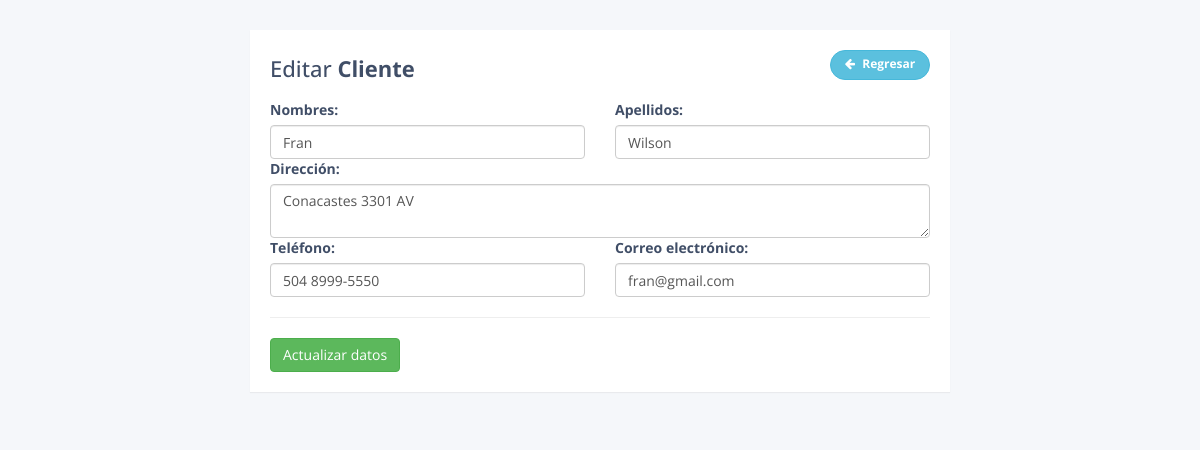
The page /update.php?id=3 on the database its author committed.
### tables this page shows
CREATE TABLE `clientes` (
  `id` int(11) NOT NULL,
  `nombres` varchar(100) NOT NULL,
  `apellidos` varchar(100) NOT NULL,
  `telefono` varchar(15) NOT NULL,
  `direccion` varchar(255) NOT NULL,
  `correo_electronico` varchar(64) NOT NULL
);

### database.php (called while the page is built, shortened)
<?php
	class Database{
		private $con;
		private $dbhost="localhost";
		private $dbuser="root";
		private $dbpass="";
		private $dbname="tuto_poo";
		public function connect_db(){
			$this->con = mysqli_connect($this->dbhost, $this->dbuser, $this->dbpass, $this->dbname);
		}
		public function single_record($id){
			$sql = "SELECT * FROM clientes where id='$id'";
			$res = mysqli_query($this->con, $sql);
			$return = mysqli_fetch_object($res );
			return $return ;
		}
	}
?>

### update.php (the view, shortened to what this page needs)
<?php
	if (isset($_GET['id'])){
		$id=intval($_GET['id']);
	} else {
		header("location:index.php");
	}
?>
<!DOCTYPE html>
<html lang="en">
<head>
<link rel="stylesheet" href="https://maxcdn.bootstrapcdn.com/font-awesome/4.7.0/css/font-awesome.min.css">
<link rel="stylesheet" href="https://maxcdn.bootstrapcdn.com/bootstrap/3.3.7/css/bootstrap.min.css">
<link rel="stylesheet" href="css/custom.css">
</head>
<body>
    <div class="container">
        <div class="table-wrapper">
            <div class="table-title">
                <div class="row">
                    <div class="col-sm-8"><h2>Editar <b>Cliente</b></h2></div>
                    <div class="col-sm-4">
                        <a href="index.php" class="btn btn-info add-new"><i class="fa fa-arrow-left"></i> Regresar</a>
                    </div>
                </div>
            </div>
            <?php
				include ("database.php");
				$clientes= new Database();
					?>
					<?php
				$datos_cliente=$clientes->single_record($id);
			?>
			<div class="row">
				<form method="post">
				<div class="col-md-6">
					<label>Nombres:</label>
					<input type="text" name="nombres" id="nombres" class='form-control' maxlength="100" required  value="<?php echo $datos_cliente->nombres;?>">
				</div>
				<div class="col-md-6">
					<label>Apellidos:</label>
					<input type="text" name="apellidos" id="apellidos" class='form-control' maxlength="100" required value="<?php echo $datos_cliente->apellidos;?>">
				</div>
				<div class="col-md-12">
					<label>Dirección:</label>
					<textarea  name="direccion" id="direccion" class='form-control' maxlength="255" required><?php echo $datos_cliente->direccion;?></textarea>
				</div>
				<div class="col-md-6">
					<label>Teléfono:</label>
					<input type="text" name="telefono" id="telefono" class='form-control' maxlength="15" required value="<?php echo $datos_cliente->telefono;?>">
				</div>
				<div class="col-md-6">
					<label>Correo electrónico:</label>
					<input type="email" name="correo_electronico" id="correo_electronico" class='form-control' maxlength="64" required value="<?php echo $datos_cliente->correo_electronico;?>">
				</div>
				<div class="col-md-12 pull-right">
				<hr>
					<button type="submit" class="btn btn-success">Actualizar datos</button>
				</div>
				</form>
			</div>
        </div>
    </div>
</body>
</html>

### css/custom.css (style rules this page uses)
body { color: #404E67; background: #F5F7FA; font-family: 'Open Sans', sans-serif; }
.table-wrapper { width: 700px; margin: 30px auto; background: #fff; padding: 20px; box-shadow: 0 1px 1px rgba(0,0,0,.05); }
.table-title { padding-bottom: 10px; margin: 0 0 10px; }
.table-title h2 { margin: 6px 0 0; font-size: 22px; }
.table-title .add-new { float: right; height: 30px; font-weight: bold; font-size: 12px; text-shadow: none; min-width: 100px; border-radius: 50px; line-height: 13px; }
.table-title .add-new i { margin-right: 4px; }

### rows shown on the page
clientes: nombres "Fran", apellidos "Wilson", direccion "Conacastes 3301 AV", telefono "504 8999-5550", correo_electronico "fran@gmail.com"
